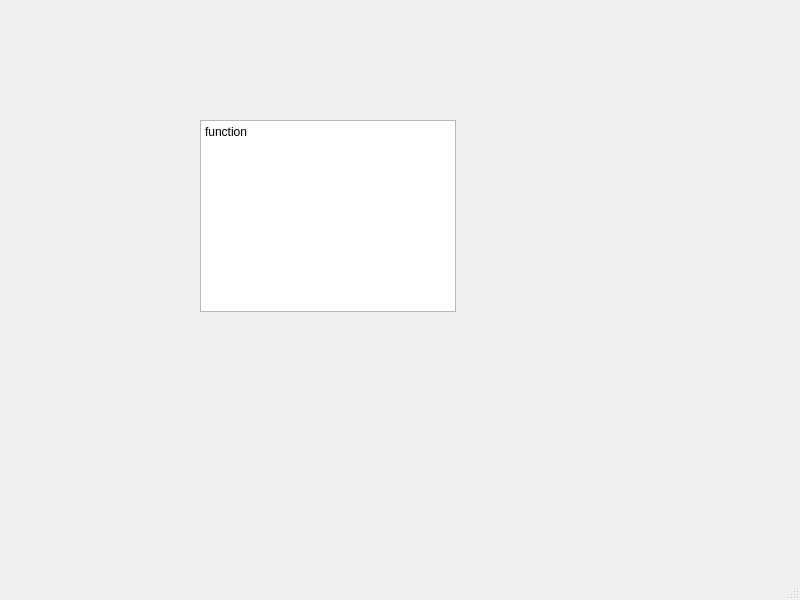
<?xml version="1.0" encoding="UTF-8"?>
<ui version="4.0">
 <class>MainWindow</class>
 <widget class="QMainWindow" name="MainWindow">
  <property name="geometry">
   <rect>
    <x>0</x>
    <y>0</y>
    <width>800</width>
    <height>600</height>
   </rect>
  </property>
  <property name="windowTitle">
   <string>MainWindow</string>
  </property>
  <widget class="QWidget" name="centralwidget">
   <widget class="QTextBrowser" name="textBrowser">
    <property name="geometry">
     <rect>
      <x>200</x>
      <y>120</y>
      <width>256</width>
      <height>192</height>
     </rect>
    </property>
    <property name="html">
     <string>&lt;!DOCTYPE HTML PUBLIC &quot;-//W3C//DTD HTML 4.0//EN&quot; &quot;http://www.w3.org/TR/REC-html40/strict.dtd&quot;&gt;
&lt;html&gt;&lt;head&gt;&lt;meta name=&quot;qrichtext&quot; content=&quot;1&quot; /&gt;&lt;style type=&quot;text/css&quot;&gt;
p, li { white-space: pre-wrap; }
&lt;/style&gt;&lt;/head&gt;&lt;body style=&quot; font-family:'SimSun'; font-size:9pt; font-weight:400; font-style:normal;&quot;&gt;
&lt;p style=&quot; margin-top:0px; margin-bottom:0px; margin-left:0px; margin-right:0px; -qt-block-indent:0; text-indent:0px;&quot;&gt;function&lt;/p&gt;
&lt;p style=&quot;-qt-paragraph-type:empty; margin-top:0px; margin-bottom:0px; margin-left:0px; margin-right:0px; -qt-block-indent:0; text-indent:0px;&quot;&gt;&lt;br /&gt;&lt;/p&gt;&lt;/body&gt;&lt;/html&gt;</string>
    </property>
   </widget>
  </widget>
  <widget class="QMenuBar" name="menubar">
   <property name="geometry">
    <rect>
     <x>0</x>
     <y>0</y>
     <width>800</width>
     <height>23</height>
    </rect>
   </property>
  </widget>
  <widget class="QStatusBar" name="statusbar"/>
 </widget>
 <resources/>
 <connections/>
</ui>
